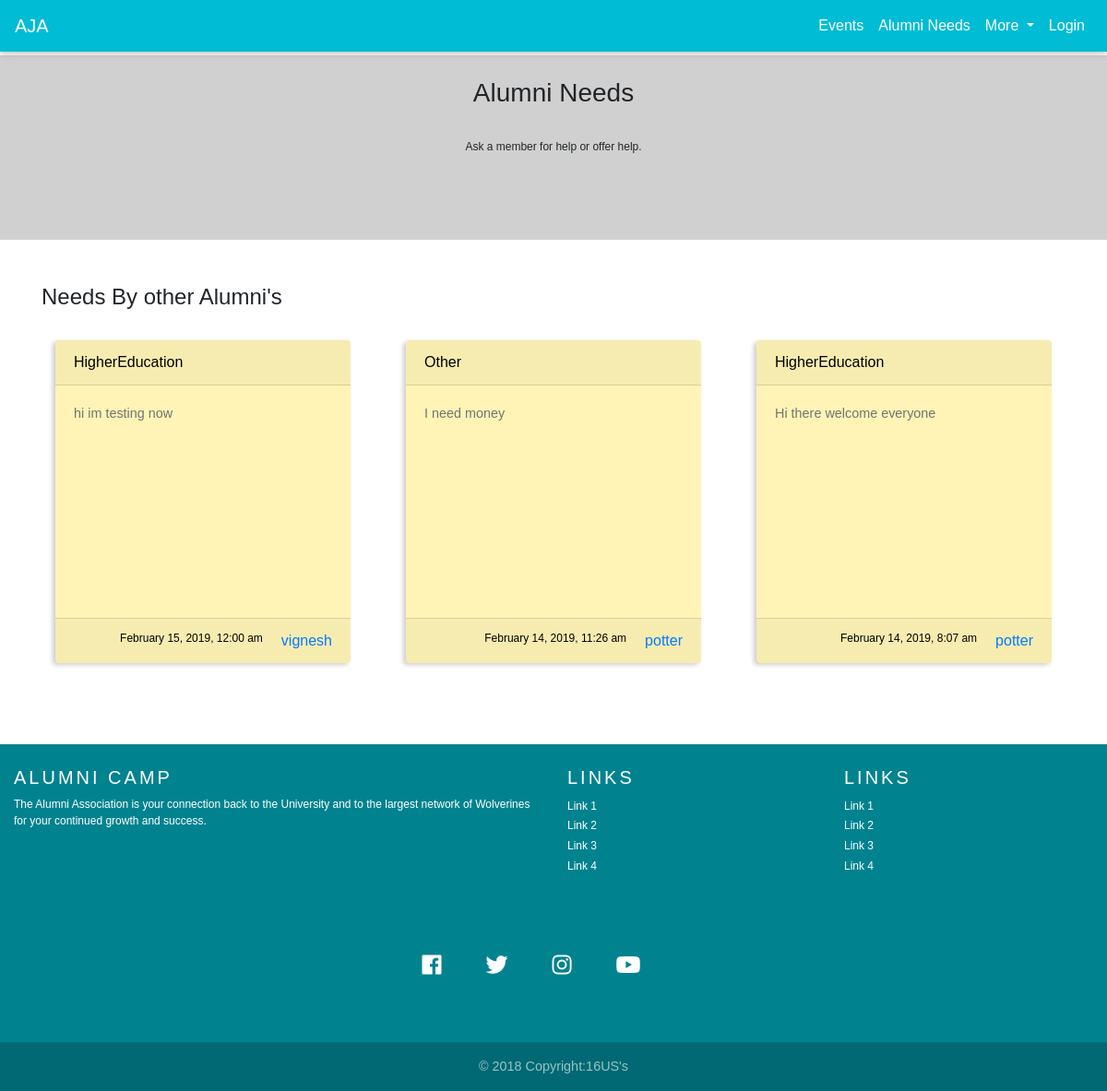
The page /index.php/needs on the database its author committed.
### tables this page shows
CREATE TABLE `needs` (
  `need_id` int(11) NOT NULL,
  `alumni_id` int(11) NOT NULL,
  `category` varchar(15) NOT NULL,
  `body` text NOT NULL,
  `posted_by` varchar(25) NOT NULL,
  `added_date` text NOT NULL
);

### application/controllers/Needs.php (called while the page is built, shortened)
<?php
class needs extends CI_Controller
{
	public function __construct()
	{
		$this->load->database();
	}
public function index()
{
	$this->load->model('need_models','n');
	$row['data']=$this->n->showNeed();
	$this->load->view('templates/header',$row);
	$this->load->view('needs/needs');
	$this->load->view('templates/footer');
}
}

### index.php (called while the page is built, shortened)
<?php
require_once BASEPATH.'core/CodeIgniter.php';

### application/models/Need_models.php (called while the page is built, shortened)
<?php
class need_models extends CI_Model
{
public function showNeed()
{
	$this->db->order_by('need_id','desc');
	$query=$this->db->get('needs');
	return $query->result_array();
}
}

### application/views/needs/needs.php (the view, shortened to what this page needs)
<div class="needs-header" align="center">
<br>
<h3 align="center">Alumni Needs</h3>
<br>
<p align="center">Ask a member for help or offer help.</p>
</div>
<br>
<br>
<div class="container">
<?php if(empty($data)):?>
<br>
<h5 align="center">No Needs Yet!!</h5>
</div>
<?php else:?>
<h4>Needs By other Alumni's</h4>
<br>
<div class="row">
<?php foreach($data as $row): ?>
<div class="col-lg-4">
<div class="card text-white bg-info mb-3" style="max-width: 20rem; box-shadow: -3px 2px 5px rgba(0,0,0,0.2);">
  <div class="card-header"><?php echo $row['category'];?>
</div>
  <div class="card-body">
    <p class="card-text"><?php echo $row['body'];?></p>
  </div>
  <div class="card-footer">
    <a class="card-link" align="right" style="float:right;" href="<?php echo base_url();?>user/profile/<?php echo $row['user_name']?>"> <?php echo $row['posted_by'];?></a>
  	<p class="card-text" align="right"><?php echo $row['added_date'];?></p>
  </div>
</div>
</div>
<?php endforeach?>
</div>
<?php endif ?>
</div>

### application/views/templates/header.php (shortened to what this page needs)
<!DOCTYPE html>
<html>
  <link rel="stylesheet" type="text/css" href="https://bootswatch.com/4/flatly/bootstrap.min.css">
   <link rel="stylesheet" type="text/css" href="<?php echo base_url();?>assets/off/boot.css">
  <link rel="stylesheet" type="text/css" href="<?php echo base_url();?>assets/css/form.css">
  <link rel="stylesheet" href="https://maxcdn.bootstrapcdn.com/font-awesome/4.5.0/css/font-awesome.min.css">
    <link href="https://unpkg.com/aos@2.3.1/dist/aos.css" rel="stylesheet">
    <link rel="stylesheet" href="https://use.fontawesome.com/releases/v5.7.0/css/all.css">
    <link href="<?php echo base_url();?>assets/css1/bootstrap.min.css" rel="stylesheet">
    <link href="<?php echo base_url();?>assets/css1/mdb.min.css" rel="stylesheet">
    <link href="<?php echo base_url();?>assets/css1/style.css" rel="stylesheet">
    <link href="<?php echo base_url();?>assets/scss1/mdb.lite.scss" rel="stylesheet">
    <link href="<?php echo base_url();?>assets/scss1/card-carousel.scss" rel="stylesheet">
    <link rel="stylesheet" type="text/css" href="https://stackpath.bootstrapcdn.com/font-awesome/4.7.0/css/font-awesome.min.css">
</head>
<body>
  <nav class="mb-1 navbar sticky-top navbar-expand-lg navbar-dark cyan">
      <a class="navbar-brand" href="<?php echo base_url();?>">AJA</a>
      <div class="collapse navbar-collapse" id="navbarSupportedContent-4">
        <ul class="navbar-nav ml-auto">
            <li class="nav-item">
        <a class="nav-link" href="<?php echo base_url();?>events">Events</a>
      </li>
      <li class="nav-item">
        <a class="nav-link" href="<?php echo base_url();?>needs">Alumni Needs</a>
</li>
 <li class="nav-item">
        <div class="dropdown">
  <a  href="register" class="nav-link  dropdown-toggle" data-toggle="dropdown">More </a>
  <div class="dropdown-menu">
          <li class="nav-item">
         <?php if($this->session->active==0):?>
        <li class="nav-item">
              <a  href="<?php echo base_url();?>login" class="nav-link" >Login</a>
        </li>
              <?php endif?>
</li>
        </ul>
      </div>
    </nav>

### application/views/templates/footer.php (shortened to what this page needs)
<br>
<br>
<br>
   <footer class="page-footer font-small cyan darken-3 pt-4">
      <div class="container-fluid text-center text-md-left">
        <div class="row">
          <div class="col-md-6 mt-md-0 mt-3">
            <h5 class="text-uppercase">Alumni Camp</h5>
            <p>The Alumni Association is your connection back to the University and to the largest network of Wolverines for your continued growth and success. </p>
          </div>
          <div class="col-md-3 mb-md-0 mb-3">
            <h5 class="text-uppercase">Links</h5>
            <ul class="list-unstyled">
              <li>
                <a href="#!">Link 1</a>
              </li>
              <li>
                <a href="#!">Link 2</a>
              </li>
              <li>
                <a href="#!">Link 3</a>
              </li>
              <li>
                <a href="#!">Link 4</a>
              </li>
            </ul>
          </div>
          <div class="col-md-3 mb-md-0 mb-3">
            <h5 class="text-uppercase">Links</h5>
            <ul class="list-unstyled">
              <li>
                <a href="#!">Link 1</a>
              </li>
              <li>
                <a href="#!">Link 2</a>
              </li>
              <li>
                <a href="#!">Link 3</a>
              </li>
              <li>
                <a href="#!">Link 4</a>
              </li>
            </ul>
          </div>
        </div>
      </div>
      <div class="container">
        <div class="row">
          <div class="col-md-12 py-5">
            <div class="mb-5 flex-center">
              <a class="fb-ic" href="https://mdbootstrap.com/docs/jquery/sections/magazine/">
                <i class="fab fa-facebook-f fa-lg white-text mr-md-5 mr-3 fa-2x"></i>
              </a>
              <a class="tw-ic" href="">
                <i class="fab fa-twitter fa-lg white-text mr-md-5 mr-3 fa-2x"> </i>
              </a>
              <a class="ins-ic">
                <i class="fab fa-instagram fa-lg white-text mr-md-5 mr-3 fa-2x"> </i>
              </a>
              <a href="#">
                <i class="fab fa-youtube fa-lg white-text mr-md-5 mr-3 fa-2x"></i>
              </a>
            </div>
          </div>
        </div>
      </div>
      <div class="footer-copyright text-center py-3">© 2018 Copyright:16US's</div>
    </footer>

### assets/css1/style.css (style rules this page uses)
html, body, header, .view { height: 100%; }
h5 { letter-spacing: 3px; }

### application/views/templates/header.php (style rules this page uses)
* { font-family: 'PT Sans Caption', sans-serif, 'arial', 'Times New Roman'; }
html { scroll-behavior: smooth; }
body { width: 100%; }
.navbar.navbar-dark .navbar-nav .nav-item .nav-link { color: #fff; -webkit-transition: .35s; -o-transition: .35s; transition: .35s; font-size: initial; }

### application/views/needs/needs.php (style rules this page uses)
.needs-header { background-color:#D0D0D0; height: 200px; margin:0 auto; }
.card { background-color:#fff4b6 !important; color:black !important; height:350px !important; margin:0 auto; }
body { margin:0 auto; }

### application/views/templates/footer.php (style rules this page uses)
p { margin-bottom: 0; font-size: 12px; }
footer.page-footer a { color: #fff; font-size: 12px; }

### rows shown on the page
needs: category "HigherEducation", body "hi im testing now", posted_by "vignesh", added_date "February 15, 2019, 12:00 am"
needs: category "Other", body "I need money", posted_by "potter", added_date "February 14, 2019, 11:26 am"
needs: category "HigherEducation", body "Hi there welcome everyone", posted_by "potter", added_date "February 14, 2019, 8:07 am"
